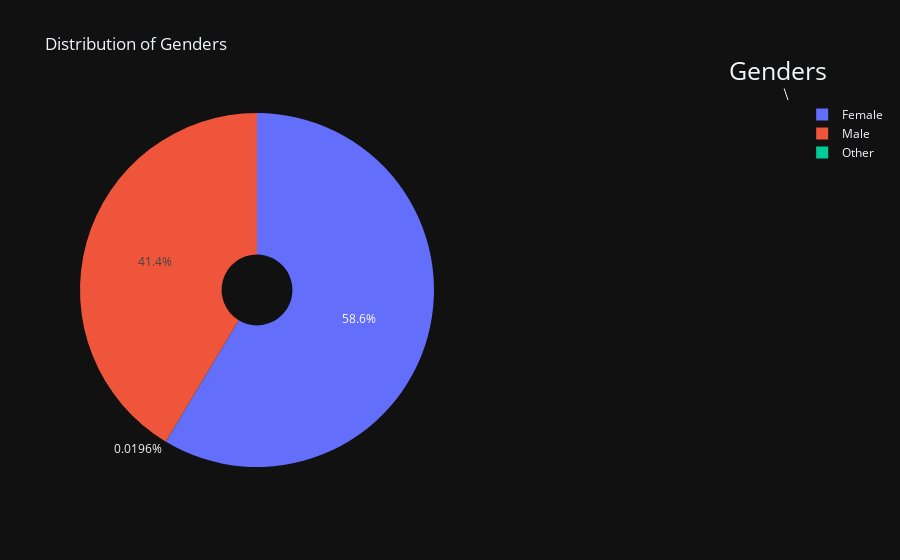

The cell this chart's notebook holds for it:
### Code cell
df = dataset

labels = dataset['gender'].value_counts().index
pie1 = dataset['gender'].value_counts().values
# figure
fig = {
  "data": [
    {
      "values": pie1,
      "labels": labels,
      "domain": {"x": [0, .5]},
      "name": "",
      "hoverinfo":"label+percent+name+value",
      "hole": .2,
      "type": "pie"
    },],
  "layout": {
        "title":"Distribution of Genders",
        "annotations": [
            { "font": { "size": 25},
              "showarrow": True,
              "text": "Genders",
                "x": 1,
                "y": 1,
            },
        ]
    }
}
iplot(fig)
# plotly was not working in my system, so I made the pie using plt.

# plt.figure(figsize = (8,8))
# plt.pie(pie1, labels=labels, autopct='%1.1f%%')
# plt.title("Distribution of Genders",color = 'black',fontsize = 15)

### Figure 1 — Plotly figure (JSON) as saved in the notebook; plotly's stock layout.template omitted (floating-point values rounded to 4 significant figures)
{"data": [{"domain": {"x": [0, 0.5]}, "hole": 0.2, "hoverinfo": "label+percent+name+value", "labels": ["Female", "Male", "Other"], "name": "", "values": [2994, 2115, 1], "type": "pie"}], "layout": {"annotations": [{"font": {"size": 25}, "showarrow": true, "text": "Genders", "x": 1, "y": 1}], "title": {"text": "Distribution of Genders"}}}
